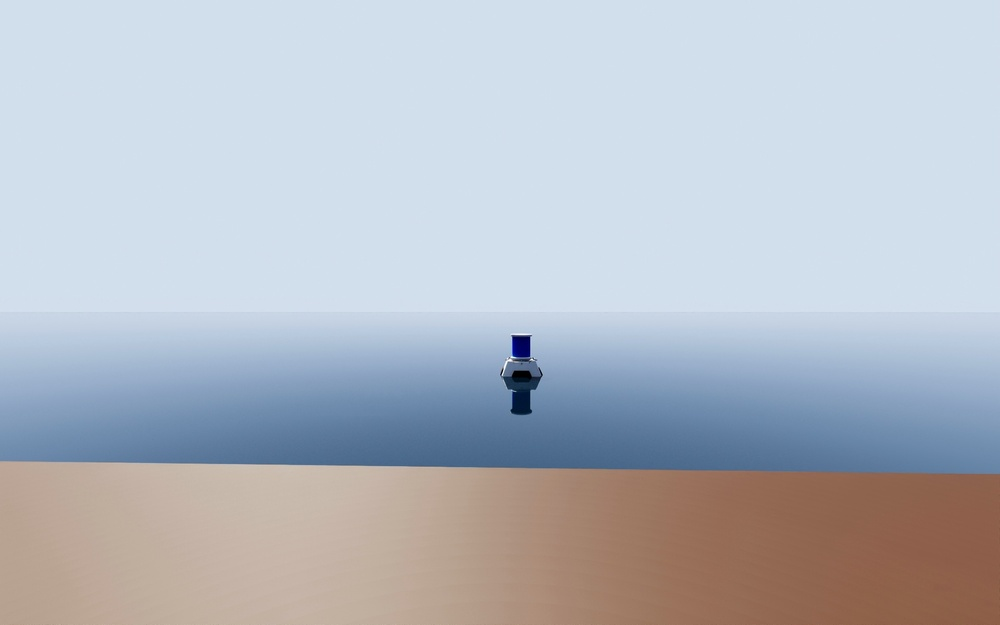
#> input picture training_data/images/frame_000032.jpg, 1000 x 625 px, shrunk from 1920 x 1200 before the run; its folder holds only this picture in this run
$ python viewImages.py
#> lines starting #> are read from the running program, lines starting #| are printed output that depends on the picture
import argparse
import json
import os
import math
from pathlib import Path
from PIL import Image, ImageDraw, ImageFont
import matplotlib.pyplot as plt
import matplotlib.patches as mpatches
from matplotlib.gridspec import GridSpec
from matplotlib.widgets import Button

parser = argparse.ArgumentParser(description='View and select training images with YOLO labels')
parser.add_argument('--img_dir', '-i', type=str, default='training_data/images',
                    help='Directory of training images')
parser.add_argument('--label_dir', '-l', type=str, default='training_data/labels',
                    help='Directory of YOLO label files')
parser.add_argument('--output_file', '-o', type=str, default='to_update_zed.txt',
                    help='Output file to append selected image paths')
parser.add_argument('--classes', '-c', type=str, default='classes.json',
                    help='JSON file mapping class IDs to name and color')
parser.add_argument('--start-batch', '-b', type=int, default=1,
                    help='Batch number to start on (1-indexed, default: 1)')
parser.add_argument('--root', '-r', type=str, default=None,
                    help='Root dataset directory containing images/ and labels/ subdirs')
args = parser.parse_args()

if args.root:
    img_dir   = Path(args.root) / 'images'
    label_dir = Path(args.root) / 'labels'
else:
    img_dir   = Path(args.img_dir)
    label_dir = Path(args.label_dir)
output_file = Path(args.output_file)
with open(args.classes) as f:
#> (reads classes.json from the repository)
    raw = json.load(f)
class_names = {int(k): v['name'] for k, v in raw.items()}

cols = 4
rows = 4
batch_size = cols * rows

def get_font(image_height):
    size = max(16, image_height // 15)
    try:
        return ImageFont.load_default(size=size)
    except TypeError:
        return ImageFont.load_default()

# Get all image files
image_files = sorted([f for f in img_dir.glob("*.*") if f.suffix.lower() in ['.jpg', '.png']])
total_images = len(image_files)
total_batches = math.ceil(total_images / batch_size)

print(f"Total images: {total_images} | Batches: {total_batches}")
print(f"Click an image to select/deselect it, then press 'Save & Continue'.")

all_selected = set()
user_quit = [False]

start_batch = max(0, min(args.start_batch - 1, total_batches - 1))
if start_batch > 0:
    print(f"Starting at batch {start_batch + 1}/{total_batches}.")

for batch_idx in range(start_batch, total_batches):
    if user_quit[0]:
        break
    start = batch_idx * batch_size
    end = min(start + batch_size, total_images)
    batch_files = image_files[start:end]
    n = len(batch_files)

    fig = plt.figure(figsize=(15, 13))
    fig.canvas.manager.set_window_title(
        f"Batch {batch_idx + 1}/{total_batches} — Click to select | Save & Continue when done"
    )
    try:
        fig.canvas.manager.window.wm_geometry("+0+0")  # Tk backend
    except AttributeError:
        try:
            fig.canvas.manager.window.move(0, 0)  # Qt backend
        except AttributeError:
            pass
    gs = GridSpec(rows + 1, cols, figure=fig,
                  height_ratios=[1] * rows + [0.12], hspace=0.35, wspace=0.1)
    axes_flat = [fig.add_subplot(gs[r, c]) for r in range(rows) for c in range(cols)]
    selected = set()   # paths selected in this batch
    overlays = {}      # ax -> (overlay_patch, img_path)

    for ax, img_path in zip(axes_flat, batch_files):
        label_path = label_dir / img_path.with_suffix('.txt').name
        img = Image.open(img_path).convert("RGB")
#> img is the input picture: PIL image 1000x625 RGB; mean R, G, B 181.6, 187.1, 196.1
        draw = ImageDraw.Draw(img)
        w, h = img.size
#> w = 1000; h = 625

        if os.path.exists(label_path):
            with open(label_path, 'r') as f:
                for line in f:
                    parts = line.strip().split()
                    if len(parts) == 5:
                        cls, x, y, bw, bh = map(float, parts)
                        x1 = (x - bw / 2) * w
                        y1 = (y - bh / 2) * h
                        x2 = (x + bw / 2) * w
                        y2 = (y + bh / 2) * h
                        draw.rectangle([x1, y1, x2, y2], outline='blue', width=8)
                        names = list(class_names.values())
                        cls_idx = int(cls)
                        label = names[cls_idx] if cls_idx < len(names) else str(cls_idx)
                        font = get_font(h)
                        bbox = draw.textbbox((0, 0), label, font=font)
                        tw, th = bbox[2] - bbox[0], bbox[3] - bbox[1]
                        pad = 3
                        tx = x1
                        ty = y1 - th - pad * 2
                        if ty < 0:
                            ty = y2 + pad  # fall back to below the box
                        draw.rectangle([tx, ty, tx + tw + pad * 2, ty + th + pad * 2],
                                       fill='blue')
                        draw.text((tx + pad, ty + pad), label, fill='white', font=font)

        ax.imshow(img)
        ax.set_title(img_path.name, fontsize=7)
        ax.axis('off')

        overlay = mpatches.Rectangle(
            (0, 0), 1, 1, transform=ax.transAxes,
            color='red', alpha=0.35, zorder=5, visible=False
        )
        ax.add_patch(overlay)
        overlays[ax] = (overlay, img_path)

    for ax in axes_flat[n:]:
        ax.axis('off')

    def on_click(event, _selected=selected, _overlays=overlays, _fig=fig):
        ax_clicked = event.inaxes
        if ax_clicked is None or ax_clicked not in _overlays:
            return
        overlay, img_path = _overlays[ax_clicked]
        path_str = str(img_path)
        if path_str in _selected:
            _selected.discard(path_str)
            overlay.set_visible(False)
            ax_clicked.set_title(img_path.name, fontsize=7, color='black')
        else:
            _selected.add(path_str)
            overlay.set_visible(True)
            ax_clicked.set_title(f"[SELECTED] {img_path.name}", fontsize=7, color='red')
        _fig.canvas.draw_idle()

    fig.canvas.mpl_connect('button_press_event', on_click)

    ax_btn = fig.add_subplot(gs[rows, 1:3])
    btn = Button(ax_btn, f"Save & Continue  ({batch_idx + 1}/{total_batches})")

    btn_clicked = [False]

    def on_save(_event, _selected=selected, _all=all_selected, _fig=fig, _flag=btn_clicked):
        _flag[0] = True
        _all.update(_selected)
        plt.close(_fig)

    def on_close(_event, _selected=selected, _all=all_selected, _flag=btn_clicked, _quit=user_quit):
        if not _flag[0]:
            _all.update(_selected)
            _quit[0] = True

    btn.on_clicked(on_save)
    fig.canvas.mpl_connect('close_event', on_close)

    plt.tight_layout()
    plt.show()
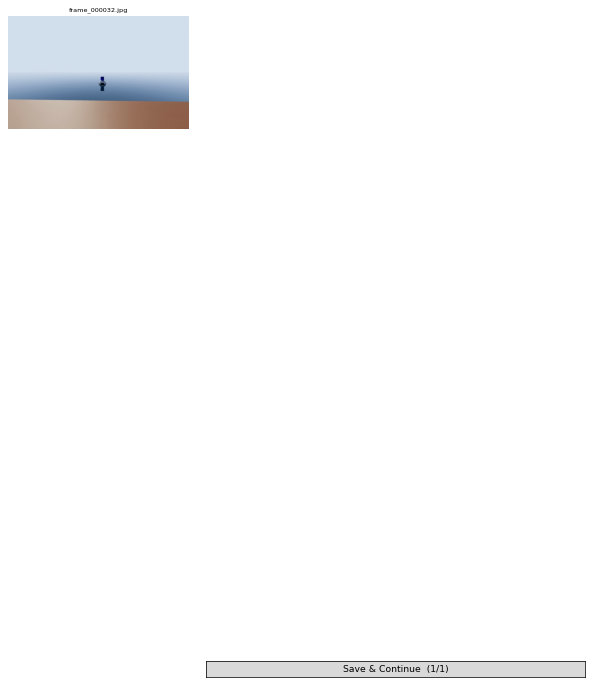
#> figure drawn by matplotlib, 1 panel

if all_selected:
    with open(output_file, 'a') as f:
        for path in sorted(all_selected):
            f.write(path + '\n')
    print(f"Saved {len(all_selected)} path(s) to '{output_file}'")
else:
    print("No images selected.")
